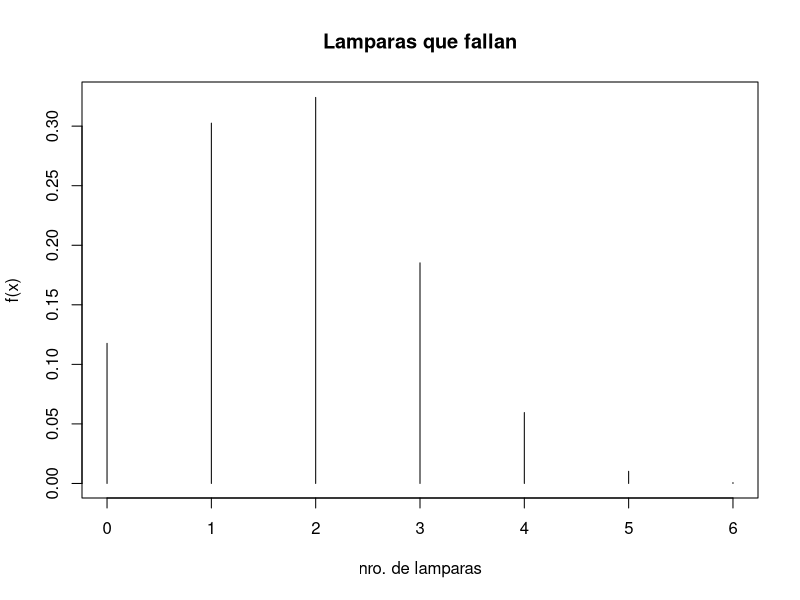
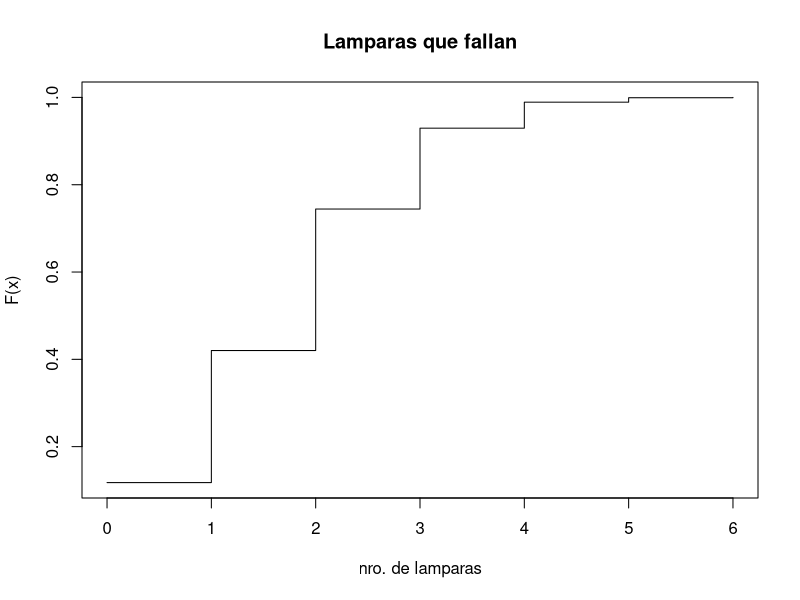

Write the R code that produced these figures, in order.
# ) La probabilidad de que cierto tipo de lámpara falle en una determinada prueba es de 0,3. Se
# extrae una muestra de 6 lámparas. Sea X: nº de lámparas que fallan. Hallar:
# X ~ Binom( n = 6, p = 0.3 )

n = 6
p = 0.3

# a) La función de cuantía f(x). Grafique
x = seq(0, 6, 1)
ya = dbinom(x, n, p)
plot(x, ya, lty=1, type='h', main='Lamparas que fallan', xlab='nro. de lamparas', ylab='f(x)')


# b) La función de distribución acumulada de la variable aleatoria. Grafique.
yb = pbinom(x, n, p)
plot(x, yb, type='s', main='Lamparas que fallan', xlab='nro. de lamparas', ylab='F(x)')
# c) La esperanza E(X) y la varianza Var(X). Interprete en términos del problema.
# d) La probabilidad de que permanezcan encendidas no más de 2 lámparas
pd = 1 - pbinom(3, n, p)
print(paste('P( X >= 4 ) = ', pd))